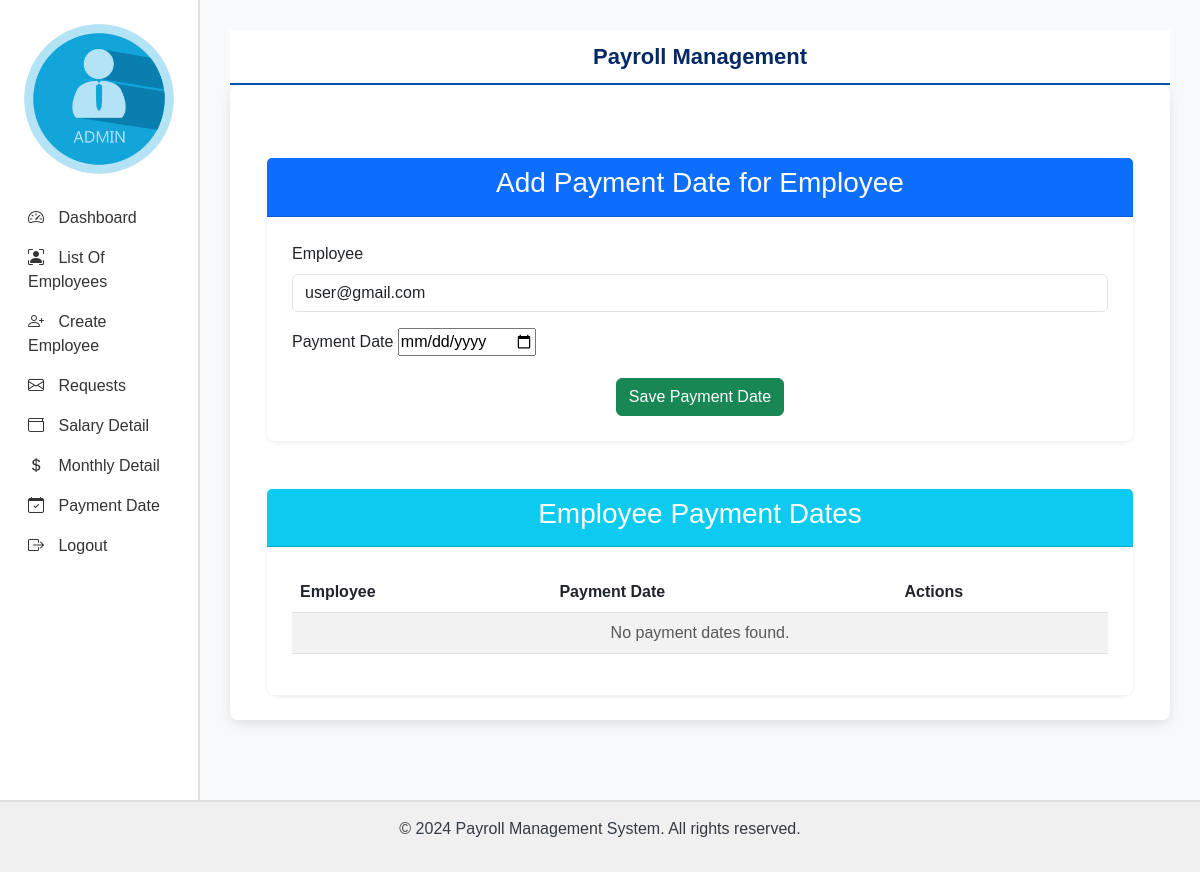
Page /add-payment-date/ (signed in) on the earlier database version.
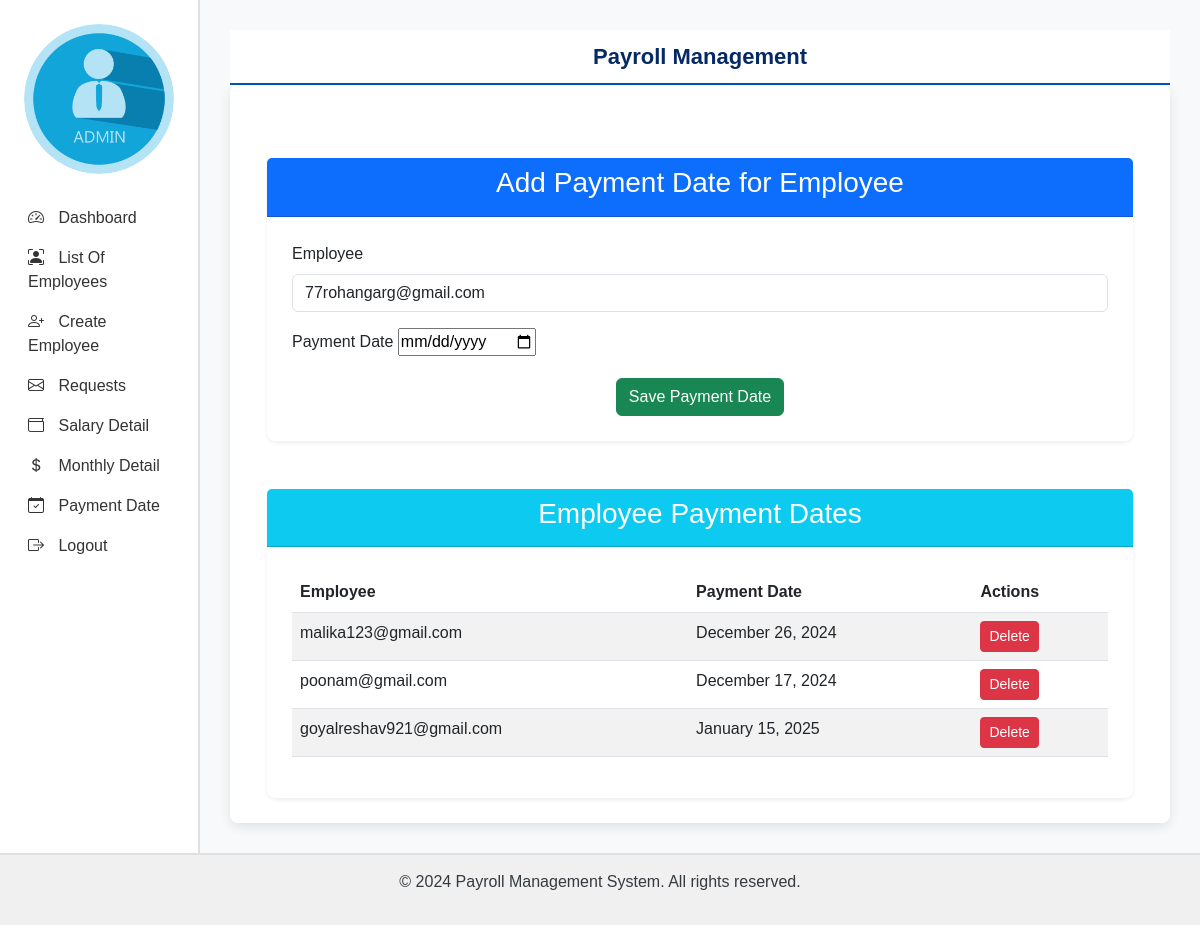
Same page on the later database version.
### employee/models.py (models this page shows, shortened)
class EmployeePaymentDate(models.Model):
    employee = models.ForeignKey('EmployeeDetail', on_delete=models.CASCADE)  # Link to EmployeeDetail model
    payment_date = models.DateField()  # Store the payment date for the employee

class EmployeeDetail(models.Model):
    employee_id = models.AutoField(primary_key=True)  # Auto-incrementing ID (renamed to employee_id for consistency)
    user = models.OneToOneField(User, on_delete=models.CASCADE)  # One-to-one relationship with User model
    emp_code = models.CharField(max_length=50)  # Employee code
    emp_dept = models.CharField(max_length=50, null=True)  # Employee department
    designation = models.CharField(max_length=50, null=True)  # Job title or designation
    contact = models.CharField(max_length=50, null=True)  # Contact number
    gender = models.CharField(max_length=50, null=True)  # Gender
    joining_date = models.DateField(null=True)  # Date of joining the company

### employee/views.py (the view)
# urls.py: path('add-payment-date/', add_payment_date, name='add_payment_date'),
@login_required
def add_payment_date(request):
    if not request.user.is_staff:
        return redirect('admin_login')  # Redirect if the user is not an admin
    if request.method == 'POST':
        form = EmployeePaymentDateForm(request.POST)
        if form.is_valid():
            form.save()  # Save the payment date record
            return redirect('add_payment_date')  # Reload the page after saving
    else:
        form = EmployeePaymentDateForm()
    employee_list = EmployeeDetail.objects.all()
    payment_dates = EmployeePaymentDate.objects.all()
    return render(request, 'add_payment_date.html', {
        'form': form,
        'employee_list': employee_list,
        'payment_dates': payment_dates
    })

### employee/form.py
class EmployeePaymentDateForm(forms.ModelForm):
    class Meta:
        model = EmployeePaymentDate
        fields = ['employee', 'payment_date']
        widgets = {
            'payment_date': forms.DateInput(attrs={'type': 'date'}),  # For date input field
        }

### employee/templates/add_payment_date.html (shortened to what this page needs)
{% extends 'admin_base.html' %}
{% block main %}
<div class="container mt-5">
    <div class="card shadow-sm">
        <div class="card-header bg-primary text-white">
            <h3 class="text-center">Add Payment Date for Employee</h3>
        </div>
        <div class="card-body">
            <form method="post">
                <div class="mb-3">
                    <label for="employee" class="form-label">Employee</label>
                    <select id="employee" name="employee" class="form-control" required>
                        {% for employee in employee_list %}
                            <option value="{{ employee.employee_id }}">{{ employee.user.username }}</option>
                        {% endfor %}
                    </select>
                </div>
                <div class="mb-3">
                    <label for="payment_date" class="form-label">Payment Date</label>
                    {{ form.payment_date }}
                </div>
                <div class="text-center">
                    <button type="submit" class="btn btn-success">Save Payment Date</button>
                </div>
            </form>
        </div>
    </div>
    <div class="card shadow-sm mt-5">
        <div class="card-header bg-info text-white">
            <h3 class="text-center">Employee Payment Dates</h3>
        </div>
        <div class="card-body">
            <table class="table table-striped table-hover">
                <thead class="thead-dark">
                    <tr>
                        <th>Employee</th>
                        <th>Payment Date</th>
                        <th>Actions</th>
                    </tr>
                </thead>
                <tbody>
                    {% for payment in payment_dates %}
                        <tr>
                            <td>{{ payment.employee.user.username }}</td>
                            <td>{{ payment.payment_date|date:"F j, Y" }}</td>
                            <td>
                                <form method="POST" action="{% url 'delete_payment_date' payment.id %}">
                                    <button type="submit" class="btn btn-danger btn-sm">Delete</button>
                                </form>
                            </td>
                        </tr>
                    {% empty %}
                        <tr>
                            <td colspan="3" class="text-center text-muted">No payment dates found.</td>
                        </tr>
                    {% endfor %}
                </tbody>
            </table>
        </div>
    </div>
</div>
{% endblock %}

Differences in the rows shown:
added EmployeePaymentDate: employee.user.username "malika123@gmail.com", payment_date "December 26, 2024"
added EmployeePaymentDate: employee.user.username "poonam@gmail.com", payment_date "December 17, 2024"
added EmployeePaymentDate: employee.user.username "goyalreshav921@gmail.com", payment_date "January 15, 2025"
Other differences:
form field employee: "user@gmail.com" → "77rohangarg@gmail.com"
text no longer shown: "No payment dates found."
